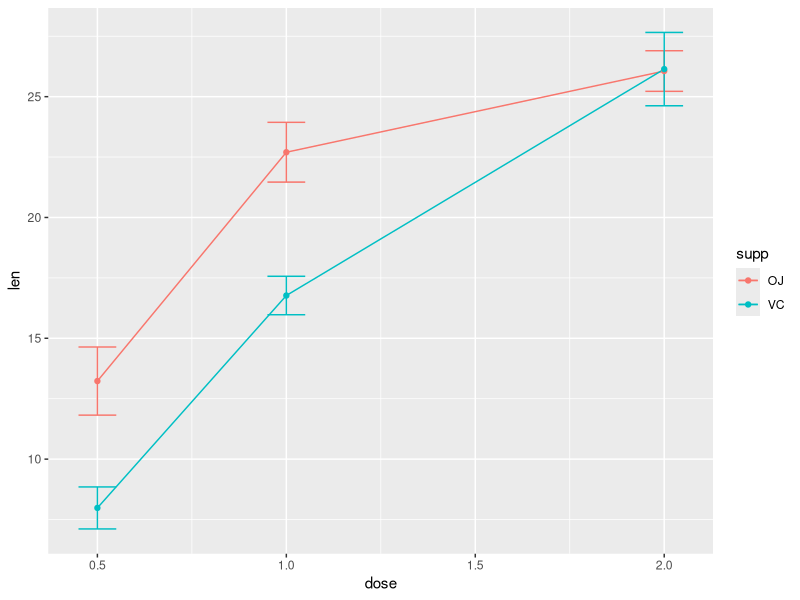
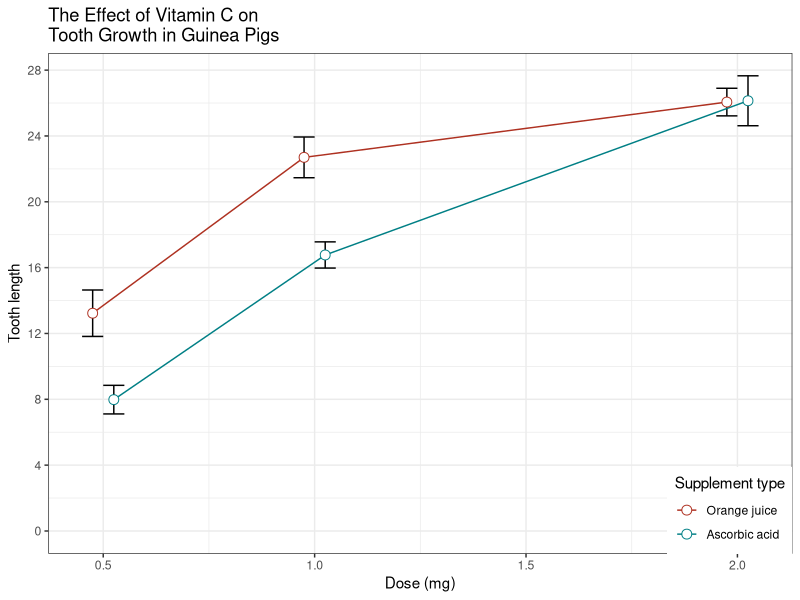
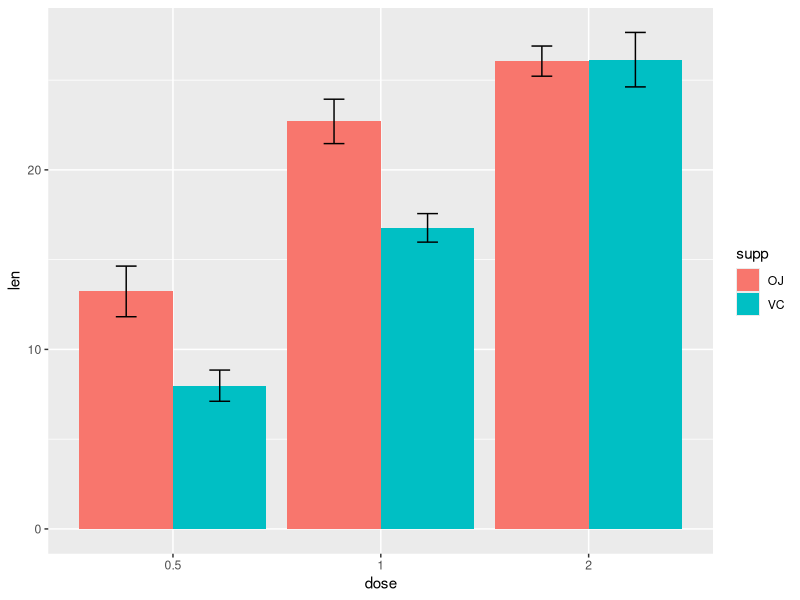
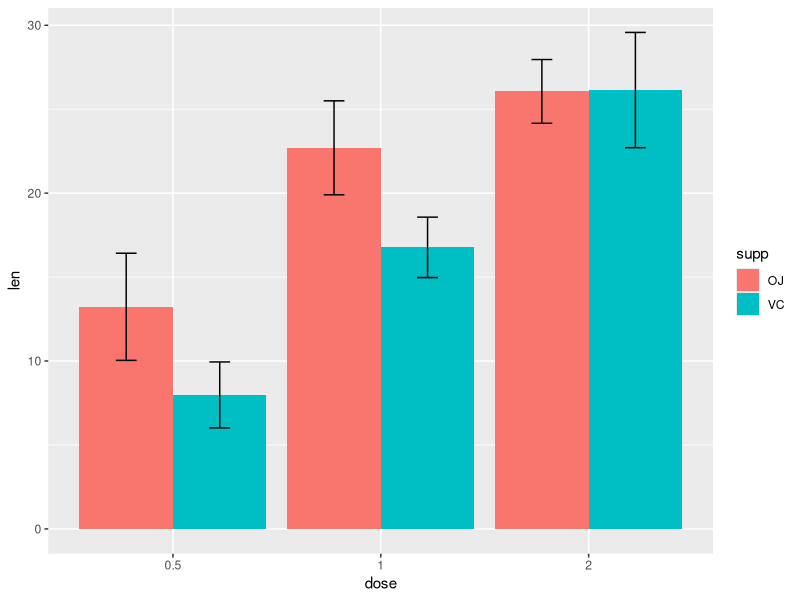

Write the R code that produced these figures, in order.
##################################################################################################
# The code below contains some basic and more sophisticated helper functions to calculate
# and visualise confidence intervals for summary statistics.
##################################################################################################

#install.packages("plyr")
library(plyr)
library(ggplot2)

# calculating confidence intervals in R. Below is the basic method to calculate a 95% CI for
# a single value using the input parameters mean, sd, and n.
# change these
mean <- 10
sd <- 3
n <- 100

# calcualtes the upper and lower bounds of the CI
error <- qt(0.975, df=n-1)*sd/sqrt(n)
left <- mean-error
right <- mean+error

# check the bounds
left
right

##################################################################################################
##################################################################################################
# Below defines a very usful helper function, summarySE. It calculates the required summary stats
# which can then be used to calculate CI. The original function comes from here:
#             http://www.cookbook-r.com/Graphs/Plotting_means_and_error_bars_(ggplot2)/

# defines the summarySE() function below.
summarySE <- function(data=NULL, measurevar, groupvars=NULL, na.rm=FALSE,
                      conf.interval=.95, .drop=TRUE) {
  library(plyr)
  
  # New version of length which can handle NA's: if na.rm==T, don't count them
  length2 <- function (x, na.rm=FALSE) {
    if (na.rm) sum(!is.na(x))
    else       length(x)
  }
  
  # This does the summary. For each group's data frame, return a vector with
  # N, mean, and sd
  datac <- ddply(data, groupvars, .drop=.drop,
                 .fun = function(xx, col) {
                   c(N    = length2(xx[[col]], na.rm=na.rm),
                     mean = mean   (xx[[col]], na.rm=na.rm),
                     sd   = sd     (xx[[col]], na.rm=na.rm)
                   )
                 },
                 measurevar
  )
  
  # Rename the "mean" column    
  datac <- rename(datac, c("mean" = measurevar))
  
  datac$se <- datac$sd / sqrt(datac$N)  # Calculate standard error of the mean
  
  # Confidence interval multiplier for standard error
  # Calculate t-statistic for confidence interval: 
  # e.g., if conf.interval is .95, use .975 (above/below), and use df=N-1
  ciMult <- qt(conf.interval/2 + .5, datac$N-1)
  datac$ci <- datac$se * ciMult
  
  return(datac)
}

######################################################################################
######################################################################################

# charting confidence intervals 
# 95% CI
tg <- ToothGrowth
head(tg)

# summarySE provides the standard deviation, standard error of the mean, and a (default 95%) confidence interval
tgc <- summarySE(tg, measurevar="len", groupvars=c("supp","dose"))
tgc

# Standard error of the mean
ggplot(tgc, aes(x=dose, y=len, colour=supp)) + 
  geom_errorbar(aes(ymin=len-se, ymax=len+se), width=.1) +
  geom_line() +
  geom_point()


# The errorbars overlapped, so use position_dodge to move them horizontally
pd <- position_dodge(0.1) # move them .05 to the left and right

# a more polished version of the chart above
ggplot(tgc, aes(x=dose, y=len, colour=supp, group=supp)) + 
  geom_errorbar(aes(ymin=len-se, ymax=len+se), colour="black", width=.1, position=pd) +
  geom_line(position=pd) +
  geom_point(position=pd, size=3, shape=21, fill="white") + # 21 is filled circle
  xlab("Dose (mg)") +
  ylab("Tooth length") +
  scale_colour_hue(name="Supplement type",    # Legend label, use darker colors
                   breaks=c("OJ", "VC"),
                   labels=c("Orange juice", "Ascorbic acid"),
                   l=40) +                    # Use darker colors, lightness=40
  ggtitle("The Effect of Vitamin C on\nTooth Growth in Guinea Pigs") +
  expand_limits(y=0) +                        # Expand y range
  scale_y_continuous(breaks=0:20*4) +         # Set tick every 4
  theme_bw() +
  theme(legend.justification=c(1,0),
        legend.position=c(1,0))               # Position legend in bottom right


# Use dose as a factor rather than numeric
tgc2 <- tgc
tgc2$dose <- factor(tgc2$dose)

# Error bars represent standard error of the mean
ggplot(tgc2, aes(x=dose, y=len, fill=supp)) + 
  geom_bar(position=position_dodge(), stat="identity") +
  geom_errorbar(aes(ymin=len-se, ymax=len+se),
                width=.2,                    # Width of the error bars
                position=position_dodge(.9))


# Use 95% confidence intervals instead of SEM
ggplot(tgc2, aes(x=dose, y=len, fill=supp)) + 
  geom_bar(position=position_dodge(), stat="identity") +
  geom_errorbar(aes(ymin=len-ci, ymax=len+ci),
                width=.2,                    # Width of the error bars
                position=position_dodge(.9))







